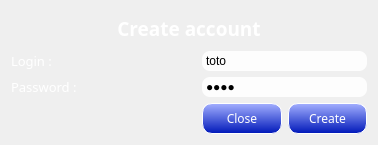
<?xml version="1.0" encoding="UTF-8"?>
<ui version="4.0">
 <class>CreateAccountWindow</class>
 <widget class="QDialog" name="CreateAccountWindow">
  <property name="geometry">
   <rect>
    <x>0</x>
    <y>0</y>
    <width>378</width>
    <height>145</height>
   </rect>
  </property>
  <property name="windowTitle">
   <string>Login</string>
  </property>
  <property name="styleSheet">
   <string notr="true">CreateAccountWindow 
{
	border-image: url(./Img/dialog-background.jpg);
}</string>
  </property>
  <layout class="QGridLayout" name="gridLayout">
   <item row="1" column="0">
    <widget class="QLabel" name="loginLabel">
     <property name="font">
      <font>
       <family>MS Reference Sans Serif</family>
       <pointsize>10</pointsize>
      </font>
     </property>
     <property name="styleSheet">
      <string notr="true">color: rgb(255, 255, 255);</string>
     </property>
     <property name="text">
      <string>Login :</string>
     </property>
    </widget>
   </item>
   <item row="2" column="0">
    <widget class="QLabel" name="passwordLabel">
     <property name="font">
      <font>
       <family>MS Reference Sans Serif</family>
       <pointsize>10</pointsize>
      </font>
     </property>
     <property name="styleSheet">
      <string notr="true">color: rgb(255, 255, 255);</string>
     </property>
     <property name="text">
      <string>Password :</string>
     </property>
    </widget>
   </item>
   <item row="1" column="1" colspan="2">
    <widget class="QLineEdit" name="loginLineEdit">
     <property name="styleSheet">
      <string notr="true">background-color: rgba(255, 255, 255, 230);
border-width: 2px;
border-radius: 8px;
border-color: rgb(0, 0, 0);
min-width: 10em;
padding: 2px;</string>
     </property>
     <property name="text">
      <string>toto</string>
     </property>
     <property name="maxLength">
      <number>42</number>
     </property>
    </widget>
   </item>
   <item row="2" column="1" colspan="2">
    <widget class="QLineEdit" name="passwordLineEdit">
     <property name="styleSheet">
      <string notr="true">background-color: rgba(255, 255, 255, 230);
border-width: 2px;
border-radius: 8px;
border-color: rgb(0, 0, 0);
min-width: 10em;
padding: 2px;</string>
     </property>
     <property name="inputMask">
      <string/>
     </property>
     <property name="text">
      <string>poil</string>
     </property>
     <property name="maxLength">
      <number>42</number>
     </property>
     <property name="echoMode">
      <enum>QLineEdit::Password</enum>
     </property>
    </widget>
   </item>
   <item row="3" column="0">
    <widget class="QLabel" name="serverResponseLabel">
     <property name="minimumSize">
      <size>
       <width>185</width>
       <height>0</height>
      </size>
     </property>
     <property name="font">
      <font>
       <family>MS Reference Sans Serif</family>
       <pointsize>10</pointsize>
       <weight>75</weight>
       <bold>true</bold>
      </font>
     </property>
     <property name="styleSheet">
      <string notr="true">color: rgb(255, 255, 255);</string>
     </property>
     <property name="text">
      <string/>
     </property>
    </widget>
   </item>
   <item row="3" column="1">
    <widget class="QPushButton" name="closePushButton">
     <property name="font">
      <font>
       <family>MS Reference Sans Serif</family>
      </font>
     </property>
     <property name="styleSheet">
      <string notr="true">QPushButton#closePushButton
{
	color: rgb(255, 255, 255);
	background-color: qlineargradient(spread:pad, x1:1, y1:1, x2:1, y2:0, stop:0 rgba(0, 24, 185, 255), stop:1 rgba(163, 175, 255, 255));
	border-style: outset;
	border-width: 1px;
	border-radius: 10px;
	border-color: rgb(255, 255, 255);
	min-width: 4em;
	padding: 6px;
}

QPushButton#closePushButton:hover
{
	background-color: qradialgradient(spread:pad, cx:0.5, cy:0.5, radius:0.5, fx:0.5, fy:0.5, stop:0 rgba(0, 148, 255, 255), stop:1 rgba(0, 8, 84, 255));
	border-style: inset;
}

 QPushButton#closePushButton:pressed 
{
	background-color: qlineargradient(spread:pad, x1:0, y1:0, x2:0, y2:1, stop:0 rgba(0, 56, 183, 255), stop:1 rgba(135, 172, 255, 255));
     border-style: inset;
 }

</string>
     </property>
     <property name="text">
      <string>Close</string>
     </property>
    </widget>
   </item>
   <item row="3" column="2">
    <widget class="QPushButton" name="createPushButton">
     <property name="font">
      <font>
       <family>MS Reference Sans Serif</family>
      </font>
     </property>
     <property name="styleSheet">
      <string notr="true">QPushButton#createPushButton
{
	color: rgb(255, 255, 255);
	background-color: qlineargradient(spread:pad, x1:1, y1:1, x2:1, y2:0, stop:0 rgba(0, 24, 185, 255), stop:1 rgba(163, 175, 255, 255));
	border-style: outset;
	border-width: 1px;
	border-radius: 10px;
	border-color: rgb(255, 255, 255);
	min-width: 4em;
	padding: 6px;
}

QPushButton#createPushButton:hover
{
	background-color: qradialgradient(spread:pad, cx:0.5, cy:0.5, radius:0.5, fx:0.5, fy:0.5, stop:0 rgba(0, 148, 255, 255), stop:1 rgba(0, 8, 84, 255));
	border-style: inset;
}

 QPushButton#createPushButton:pressed 
{
	background-color: qlineargradient(spread:pad, x1:0, y1:0, x2:0, y2:1, stop:0 rgba(0, 56, 183, 255), stop:1 rgba(135, 172, 255, 255));
     border-style: inset;
 }

</string>
     </property>
     <property name="text">
      <string>Create</string>
     </property>
    </widget>
   </item>
   <item row="0" column="0" colspan="3">
    <widget class="QLabel" name="loginTitleLabel">
     <property name="font">
      <font>
       <family>MS Reference Sans Serif</family>
       <pointsize>14</pointsize>
       <weight>75</weight>
       <bold>true</bold>
      </font>
     </property>
     <property name="styleSheet">
      <string notr="true">color: rgb(255, 255, 255);</string>
     </property>
     <property name="text">
      <string>Create account</string>
     </property>
     <property name="alignment">
      <set>Qt::AlignCenter</set>
     </property>
    </widget>
   </item>
  </layout>
 </widget>
 <layoutdefault spacing="6" margin="11"/>
 <tabstops>
  <tabstop>loginLineEdit</tabstop>
  <tabstop>passwordLineEdit</tabstop>
  <tabstop>createPushButton</tabstop>
  <tabstop>closePushButton</tabstop>
 </tabstops>
 <resources/>
 <connections/>
</ui>
